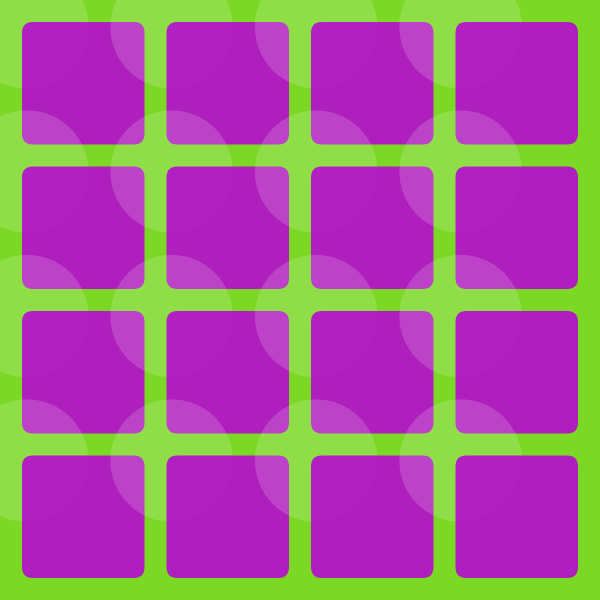
Frame 1 (no input)
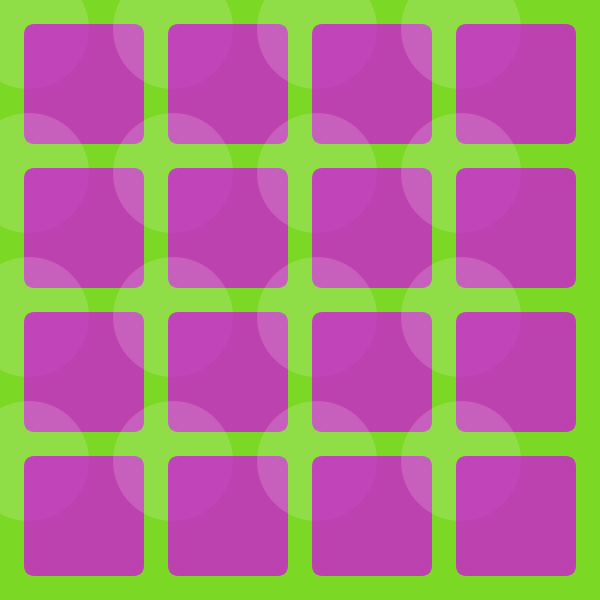
Frame 60 (the mouse pressed at the canvas centre just before this capture)
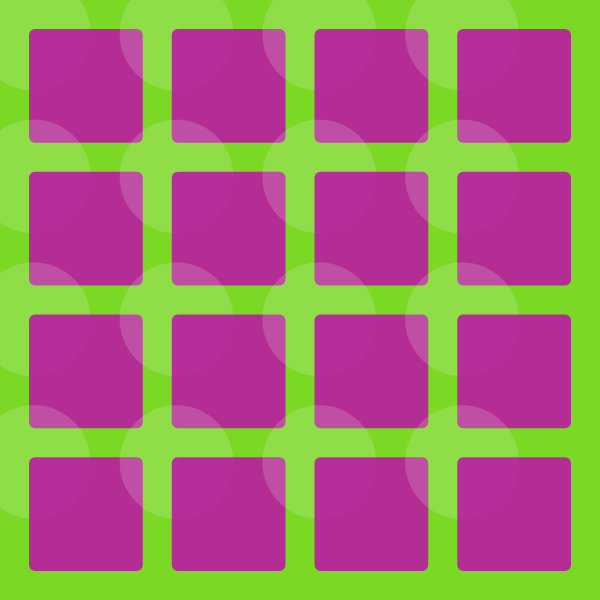
Frame 120 (the mouse held since frame 60 and released just before this capture)

The Processing sketch that drew these frames (run headless with seeded random() and noise(); from frame 60 on, the mouse is pressed at the canvas centre):

// Processing sketch: processing_151322
// ── processing_151322.pde

/*
 * Creative Coding
 * Week 2, 03 - n squares
 * by Indae Hwang and Jon McCormack 
 * Copyright (c) 2014 Monash University
 *
 * In the next iteration of the square drawing sketch, this version selects a random number of squares
 * and a random gap between them. From this it calculates the width of each square then draws the squares
 * using two nested for loops.
 *
 * A simple drop shadow is also drawn to give the illusion of depth.
 * 
 */

void setup() {
  size(600, 600);
  rectMode(CORNER);
  noStroke();
  frameRate(6);  // set the frame rate to 1 draw() call per second
}


void draw() {

  background(#7BD825); // clear the screen to green
  
  float b = random(157,227); // color picker ranges
  float g = random(16,16); // color picker ranges
  float r = random(163,227); // color picker ranges
  float a = random(160,240); // alpha range
  
  int num = (4);   // select a random number of squares each frame
  int gap = (int) random(18, 36); // select a random gap between each square
  int corner = (int) random(6, 12); // select a random round corner parameter
  
  // calculate the size of each square for the given number of squares and gap between them
  float cellsize = ( width - (num + 1) * gap ) / (float)num;
  
  // print out the size of each square
  println("cellsize = " + cellsize);
  
  // calculate shadow offset
  float offsetX = cellsize/24.0;
  float offsetY = cellsize/24.0;
 

    for (int i=0; i<num; i++) {
      for (int j=0; j<num; j++) {

        fill(255, 050); // shadow as ellipse
        ellipse(gap * (i+1) + cellsize * i + offsetX, gap * (j+1) + cellsize * j + offsetY, cellsize, cellsize);

        fill(r, g, b, a); // rectangle
        rect(gap * (i+1) + cellsize * i, gap * (j+1) + cellsize * j, cellsize, cellsize, corner);
      }
    }
} //end of draw 
